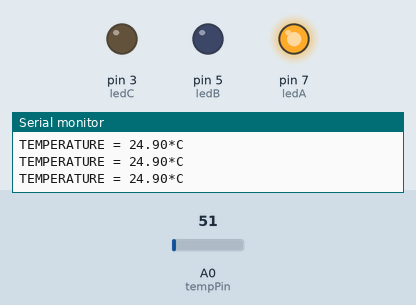
Recording of a sketch running on a simulated Arduino Uno, built with avr-gcc and run on an emulated ATmega328P. Shown: output pins drawn as LEDs (lit = HIGH), the last lines printed to the serial monitor. The test bench sets the inputs (shaded band); at power-on: A0 (tempPin) = 51.

Above: at 1.3 s.
1.4 s: A0 (tempPin) set to 58
At 2.0 s:
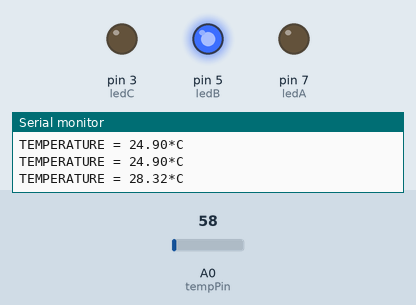
3.0 s: A0 (tempPin) set to 71
At 4.2 s:
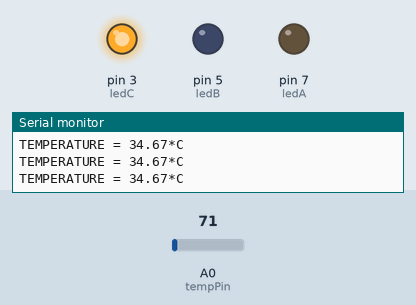
4.5 s: A0 (tempPin) set to 61
At 5.6 s:
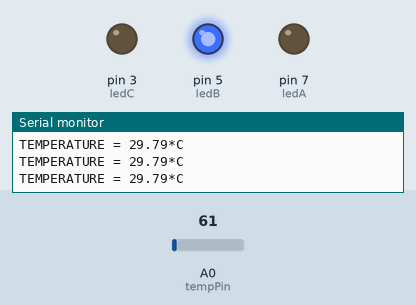
6.0 s: A0 (tempPin) set to 86
At 6.8 s:
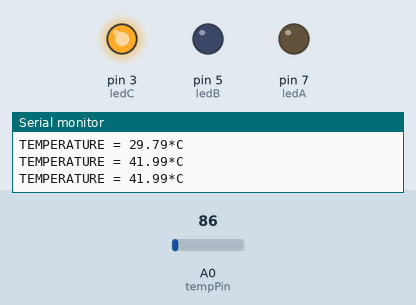
Timing chart, 0 to 8.5 s (numbered marks = the images above; inputs shaded):
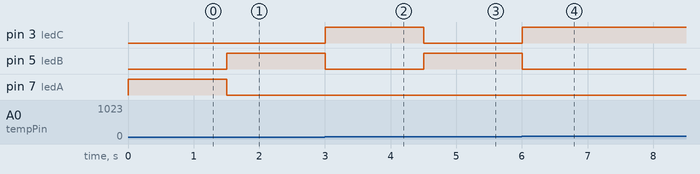

Measured:
- the behaviour switches between 57 and 58 on A0 (tempPin) (found by bisection; images 0 and 1)
- after the input at 1.4 s, pin 5 (ledB): LOW → HIGH after 0.10 s; pin 7 (ledA): HIGH → LOW after 0.10 s
- after the input at 3.0 s, pin 3 (ledC): LOW → HIGH at once; pin 5 (ledB): HIGH → LOW at once
- after the input at 4.5 s, pin 3 (ledC): HIGH → LOW at once; pin 5 (ledB): LOW → HIGH at once
- after the input at 6.0 s, pin 3 (ledC): LOW → HIGH at once; pin 5 (ledB): HIGH → LOW at once

The sketch:

Practice4_LM35_Sensor.ino
```cpp
/*
  LM35 Temperature Sensor

Description:
  Turn on a specific led according to temperature changes.
  The LM35 is a common TO-92 temperature sensor.
  It is often used with the equation:
  temp = (5.0 * analogRead(tempPin) * 100.0) / 1024;
  This does not yield high resolution, though

Author:
  created September 14, 2017
  by David Osorio

Organization:
  Colima Institute of Technology

Career:
  Computer Engineering

Subject:
  Embedded Systems

Video evidence:
  https://www.youtube.com/watch?v=HW6IFt9DBMo
*/


byte tempPin = A0; // LM35 pin
float tempVal;

byte ledA = 7;
byte ledB = 5;
byte ledC = 3;


void setup() {
  for(int i=3;i<8;i+=2){
    pinMode(i, OUTPUT);
  }

  Serial.begin(9600); // Set rate for serial data transmission in bits per second (baud)
}

void loop() {
  tempVal =  analogRead(tempPin) * 0.48828125;
  Serial.print("TEMPERATURE = ");
  Serial.print(tempVal);
  Serial.print("*C");
  Serial.println();

  if (tempVal < 28) {
    digitalWrite(ledA, HIGH);
    digitalWrite(ledB, LOW);
    digitalWrite(ledC, LOW);
  }
  else if (tempVal >= 28 && tempVal < 30) {
    digitalWrite(ledA, LOW);
    digitalWrite(ledB, HIGH);
    digitalWrite(ledC, LOW);
  }
  else {
    digitalWrite(ledA, LOW);
    digitalWrite(ledB, LOW);
    digitalWrite(ledC, HIGH);
  }

  delay(500);
}
```
